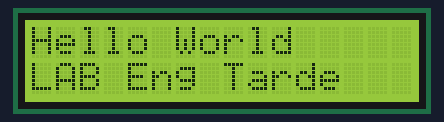
This sketch was run on a simulated Arduino Uno, built with avr-gcc and run on an emulated ATmega328P. Shown: 16×2 character LCD.

Above: at 0.1 s.
At 1.1 s:
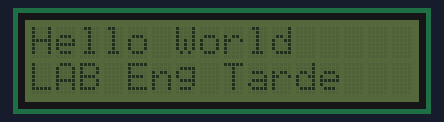

Measured:
- what the display in image 1 shows lasts 1.0 s, from 1.1 s to 2.1 s

The sketch:

lcd_display_teste.ino.ino
```cpp
#include <Wire.h>
#include <LiquidCrystal_I2C.h>

LiquidCrystal_I2C lcd(0x27, 16, 2);  // set the LCD address to 0x27 for a 16 chars and 2 line display

void setup()
{
  lcd.init();                      // initialize the lcd
}

void loop() {
  lcd.setBacklight(HIGH);
  lcd.setCursor(0, 0);
  lcd.print("Hello World");
  lcd.setCursor(0, 1);
  lcd.print("LAB Eng Tarde");
  delay(1000);
  lcd.setBacklight(LOW);
  delay(1000);
}
```
